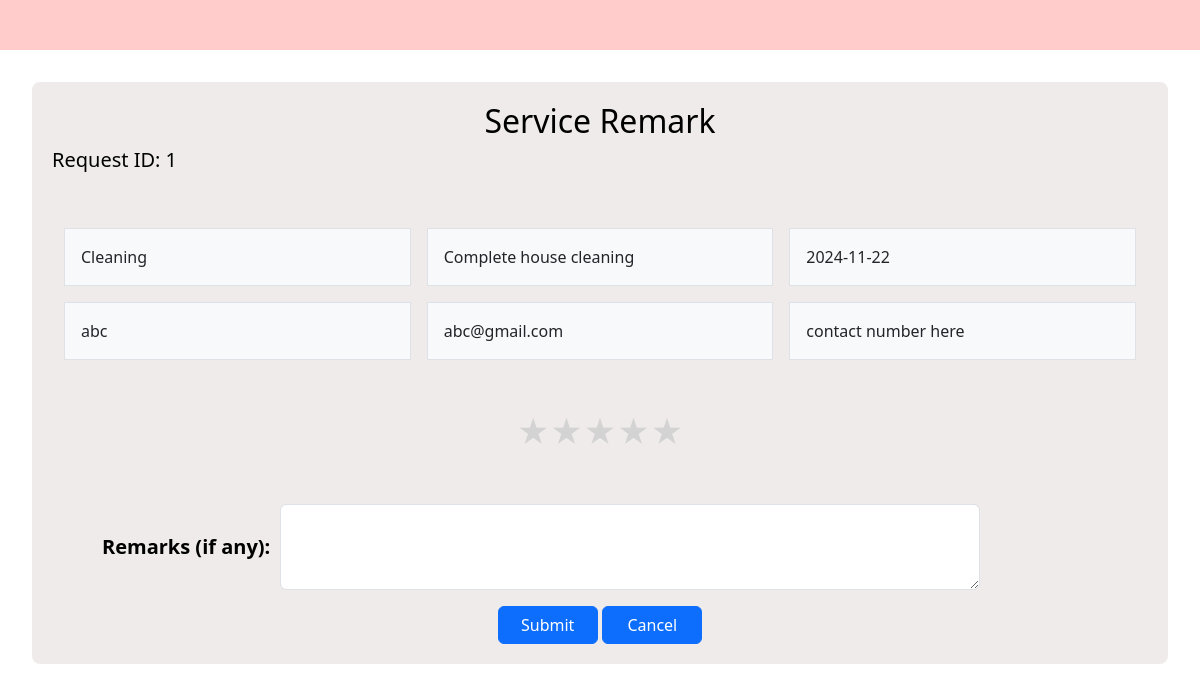
Before: /closing_req/1 with the older database file.
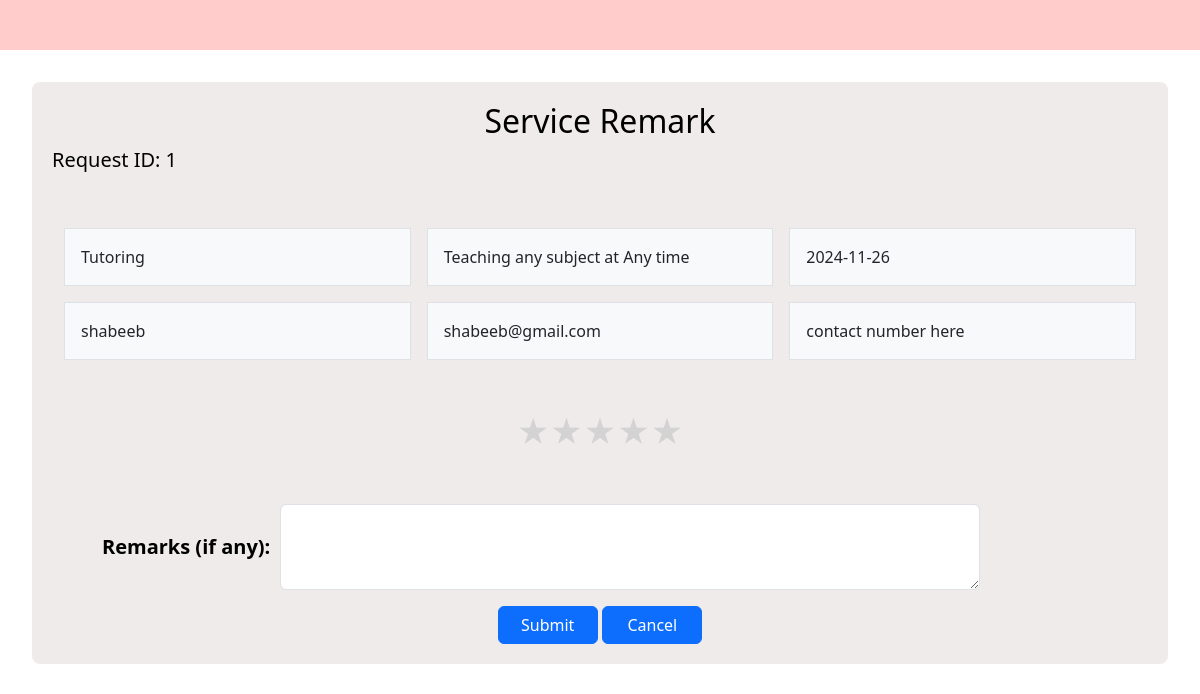
After: the same page with the newer database file.
### backend/models.py (models this page shows)
class Service(db.Model):
    __tablename__="service"
    id=db.Column(db.Integer,primary_key=True)
    name=db.Column(db.String,nullable=False)
    basic_price=db.Column(db.Integer,nullable=False)
    Description=db.Column(db.String,nullable=False)
    professionals=db.relationship("Professional_Info",cascade="all,delete",backref="service",lazy=True)
    service_requests=db.relationship("Service_Request",cascade="all,delete",backref="service",lazy=True)

class Service_Request(db.Model):
    __tablename__="service_request"
    id=db.Column(db.Integer,primary_key=True)
    service_id=db.Column(db.Integer,db.ForeignKey("service.id"),nullable=False)
    customer_id=db.Column(db.Integer,db.ForeignKey("customer_info.id"),nullable=False)
    professional_id=db.Column(db.Integer,db.ForeignKey("professional_info.id"),nullable=False)
    date_of_request=db.Column(db.DateTime, default=datetime.now)
    service_date=db.Column(db.Date)
    service_status=db.Column(db.Integer,default=0) # requested from cust=>0 ACCEPTED by prof=>1 reject by prof =>2 CLOSED by cust=>3
    remarks=db.Column(db.String,nullable=True)
    rating=db.Column(db.Integer,default=0) #0 means no rating

class Professional_Info(db.Model):
    __tablename__="professional_info"
    id=db.Column(db.Integer,primary_key=True)
    email_id=db.Column(db.String,unique=True,nullable=False)
    password=db.Column(db.String,nullable=False)
    full_name=db.Column(db.String,nullable=False)
    experience=db.Column(db.Integer,nullable=False)
    proof_doc=db.Column(db.String,nullable=False)
    address=db.Column(db.String,nullable=False)
    pin_code=db.Column(db.Integer,nullable=False)
    service_id=db.Column(db.Integer,db.ForeignKey("service.id"))
    rating=db.Column(db.Integer,default=0)
    price=db.Column(db.Integer,nullable=True)
    profile_status=db.Column(db.Integer,default=0) #not accepted yet=0 ,accepted=1
    blocked_status=db.Column(db.Integer,default=0) #not blocked=0, 1-blocked
    service_requests=db.relationship("Service_Request",cascade="all,delete",backref="professional_info",lazy=True)

### backend/controller.py (the view, shortened to what this page needs)
@app.route("/closing_req/<int:req_id>",methods=['GET','POST'])
def closing_req(req_id):
    req_obj=Service_Request.query.get(req_id)
    cust_id=req_obj.customer_id
    cust_obj=Customer_Info.query.get(cust_id)
    return render_template('service_remark.html',cust_obj=cust_obj,req_obj=req_obj,prof_dict=prof_dict,serv_dict=service_dict)

### templates/service_remark.html (shortened to what this page needs)
<!DOCTYPE html>
<html lang="en">
    <head>
        <link rel="stylesheet" href="/static\styles\style.css">
        <link rel="stylesheet" href="/static\styles\rating.css">
        <link href="https://cdn.jsdelivr.net/npm/bootstrap@5.3.0/dist/css/bootstrap.min.css" rel="stylesheet">
    </head>
    <body>
        <div class="container-fluid" style="background-color: #ffcccb; padding: 10px;height: 50px;">
            <nav class="navbar navbar-expand-lg navbar-light w-100">
            </nav>
        </div>
        <div class="container-box" style="background-color: rgb(240, 235, 235);">
            <div class="center2">
                <h2 style="text-align: center;">Service Remark</h2>
                <h5>Request ID: {{req_obj.id}} </h5>
            </div><br><br>
            <div class="container">
                <div class="row row-cols-2 row-cols-lg-3 g-2 g-lg-3">
                  <div class="col">
                    <div class="p-3 border bg-light">{{serv_dict[req_obj.service_id].name}}</div>
                  </div>
                  <div class="col">
                    <div class="p-3 border bg-light">{{serv_dict[req_obj.service_id].Description}}</div>
                  </div>
                  <div class="col">
                    <div class="p-3 border bg-light">{{req_obj.service_date.strftime('%Y-%m-%d')}}</div>
                  </div>
                  <div class="col">
                    <div class="p-3 border bg-light">{{prof_dict[req_obj.professional_id].full_name}}</div>
                  </div>
                  <div class="col">
                    <div class="p-3 border bg-light">{{prof_dict[req_obj.professional_id].email_id}}</div>
                  </div>
                  <div class="col">
                    <div class="p-3 border bg-light">contact number here</div>
                  </div>
                </div>
            </div><br><br>
            <form action="" method="POST">
              <div class="rating">
                <input type="radio" name="rating" id="5 star" value="5"><label for="5 star">★</label>
                <input type="radio" name="rating" id="4 star" value="4"><label for="4 star">★</label>
                <input type="radio" name="rating" id="3 star" value="3"><label for="3 star">★</label>
                <input type="radio" name="rating" id="2 star" value="2"><label for="2 star">★</label>
                <input type="radio" name="rating" id="1 star" value="1"><label for="1 star">★</label>
            </div><br><br>
              <div class="mb-3" style="display: flex; align-items: center;margin-left: 50px;">
                  <span style="font-size: 20px; color: black; margin-right: 10px;font-weight: bold;">Remarks (if any):</span>
                  <textarea class="form-control" id="remark" name="remark" rows="3" style="width: 700px;"></textarea>
              </div>
              <div class="center">
                  <button type="submit" class="btn btn-primary" style="width: 100px;">Submit</button>
                  <a href="{{url_for('customer_dashboard',cust_id=cust_obj.id)}}" type="submit" class="btn btn-primary" style="width: 100px;">Cancel</a>
              </div>
            </form>
        </div>

Changed rows visible on the page:
removed Service: name "Cleaning", Description "Complete house cleaning"
changed Service_Request id 1: service_date "2024-11-22" → "2024-11-26"
now on this page (row unchanged): Service: name "Tutoring", Description "Teaching any subject at Any time"
changed Professional_Info: full_name "abc" → "shabeeb"; email "abc@gmail.com" → "shabeeb@gmail.com"
